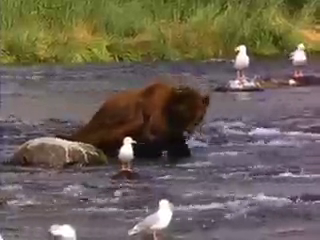
#> input picture frame 37 of videos/video.mp4, 320 x 240 px, given in place of video4.mp4, which was not available
$ python read.py
#> lines starting #> are read from the running program, lines starting #| are printed output that depends on the picture
#> further down, frame is the input picture: shape (240, 320, 3); mean B, G, R 85.8, 97.6, 107.9
### rescale_video.py
import cv2 as cv

capture = cv.VideoCapture('videos/video4.mp4')

# to change resolution
# only works for LIVE VIDEOS
def changeResolution(width,height):
    capture.set(3,width)
    capture.set(4,height)

# Rescaling images and videos
# The method works for IMAGES, VIDEOS and LIVE VIDEOS
def rescaleFrame(frame, scale=0.2):
#> called with scale = 0.2
    width = int(frame.shape[1] * scale)
#> width = 64
    height = int(frame.shape[0] * scale)
#> height = 48
    dimensions = (width,height)
#> dimensions = (64, 48)

    return cv.resize(frame, dimensions, interpolation=cv.INTER_AREA)
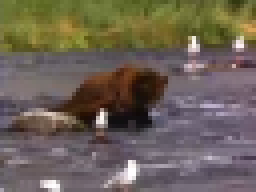
#> returned value: shape (48, 64, 3) (shown 4 times larger); mean of channels 0, 1, 2 85.8, 97.6, 107.9; drawn as B, G, R

while True:
    isTrue, frame = capture.read()
    frame_resized = rescaleFrame(frame)

    cv.imshow('Video', frame) # This is the original video
    cv.imshow('video Resized', frame_resized) # This is the resized video

    if cv.waitKey(20) & 0xFF==ord('d'): # 0xFF==ord('d') is used to stop the video when we press 'd' key
#> (key Esc is pressed here)
        break

capture.release()
cv.destroyAllWindows()

### read.py
import cv2 as cv
import sys
import rescale_video as rv

# Reading images
img = cv.imread('images/cat1.webp')
# img = cv.imread('images/dog3.jpeg')
if img is None:
    sys.exit('Could not read the image.')

cv.imshow('Cat Image', img)
# cv.imshow('Dog Image', img)

cv.waitKey(0) # 0 means infinite time, the image will be shown until we press any key

# Reading videos

capture = cv.VideoCapture('videos/video4.mp4')

cv.imshow('Video', capture)
rv.rescaleFrame(capture) # the impoted module to rescale videos

$ run again, starting later in the video
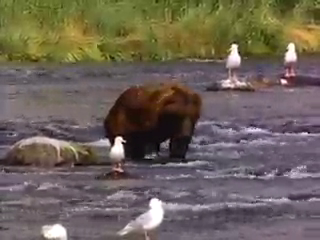
#> input picture frame 168 of videos/video.mp4, 320 x 240 px, given in place of video4.mp4, which was not available
#> frame is the input picture: shape (240, 320, 3); mean B, G, R 88.1, 98.5, 109.1
#> in rescaleFrame, `return cv.resize(frame, dimensions, interpolation=cv.INTER_AREA)`:
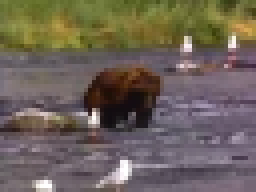
#> returned value: shape (48, 64, 3) (shown 4 times larger); mean of channels 0, 1, 2 88.1, 98.6, 109.1; drawn as B, G, R

$ run again, starting later in the video
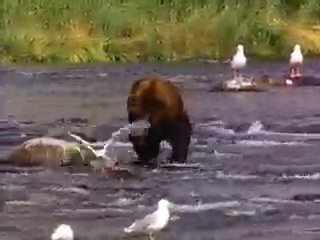
#> input picture frame 299 of videos/video.mp4, 320 x 240 px, given in place of video4.mp4, which was not available
#> frame is the input picture: shape (240, 320, 3); mean B, G, R 89.4, 99.3, 110.4
#> in rescaleFrame, `return cv.resize(frame, dimensions, interpolation=cv.INTER_AREA)`:
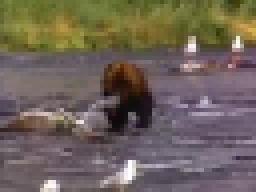
#> returned value: shape (48, 64, 3) (shown 4 times larger); mean of channels 0, 1, 2 89.4, 99.3, 110.4; drawn as B, G, R
